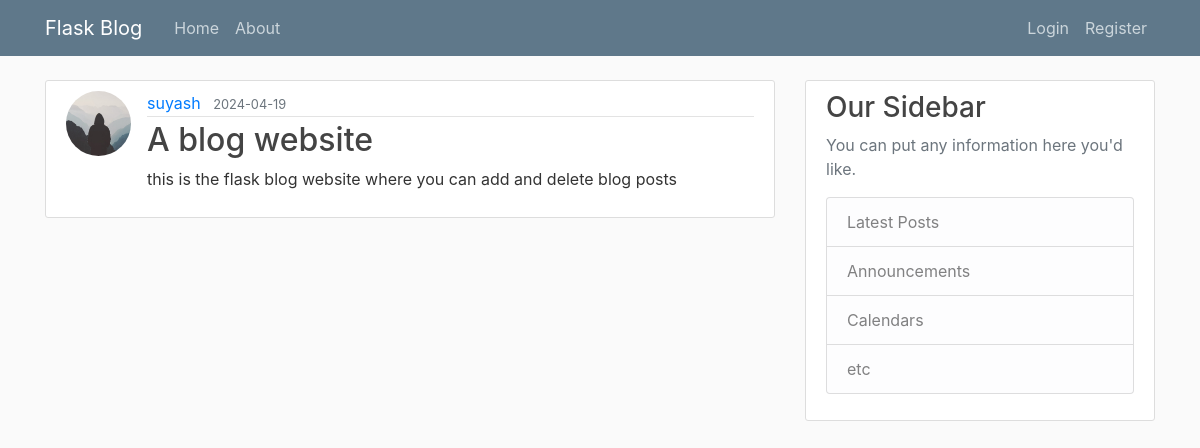
The page /home on the database its author committed.
### flaskblog/models.py (models this page shows, shortened)
class Post(db.Model):
    id = db.Column(db.Integer, primary_key=True)
    title = db.Column(db.String(100), nullable=False)
    date_posted = db.Column(db.DateTime, nullable=False, default=datetime.utcnow)
    content = db.Column(db.Text, nullable=False)
    user_id = db.Column(db.Integer, db.ForeignKey('user.id'), nullable=False)

class User(db.Model, UserMixin):
    id = db.Column(db.Integer, primary_key=True)
    username = db.Column(db.String(20), unique=True, nullable=False)
    email = db.Column(db.String(120), unique=True, nullable=False)
    image_file = db.Column(db.String(20), nullable=False, default='default.jpg')
    password = db.Column(db.String(60), nullable=False)
    posts = db.relationship('Post', backref='author', lazy=True)

### flaskblog/routes.py (the view)
@app.route("/")
@app.route("/home")
def home():
    page = request.args.get('page', 1, type=int)
    posts = Post.query.order_by(Post.date_posted.desc()).paginate(page=page, per_page=5)
    return render_template('home.html', posts=posts)

### flaskblog/templates/home.html
{% extends "layout.html" %}
{% block content%}
  {% for post in posts %}
    <article class="media content-section">
      <img class="rounded-circle article-img" src="{{ url_for('static', filename='profile_pics/' + post.author.image_file) }}">
      <div class="media-body">
        <div class="article-metadata">
          <a class="mr-2" href="#">{{ post.author.username }}</a>
          <small class="text-muted">{{ post.date_posted.strftime('%Y-%m-%d') }}</small>
        </div>
        <h2><a class="article-title" href="{{ url_for('post', post_id=post.id) }}">{{ post.title }}</a></h2>
        <p class="article-content">{{ post.content }}</p>
      </div>
    </article>
  {% endfor %}
{% endblock content%}

### flaskblog/static/main.css (style rules this page uses)
body { background: #fafafa; color: #333333; margin-top: 5rem; }
h1, h2, h3, h4, h5, h6 { color: #444444; }
.content-section { background: #ffffff; padding: 10px 20px; border: 1px solid #dddddd; border-radius: 3px; margin-bottom: 20px; }
.article-title { color: #444444; }
.article-content { white-space: pre-line; }
.article-img { height: 65px; width: 65px; margin-right: 16px; }
.article-metadata { padding-bottom: 1px; margin-bottom: 4px; border-bottom: 1px solid #e3e3e3 }

### rows shown on the page
Post: image_file (placeholder picture), author.username "suyash", date_posted "2024-04-19", title "A blog website", content "this is the flask blog website where you can add and delete blog posts"
